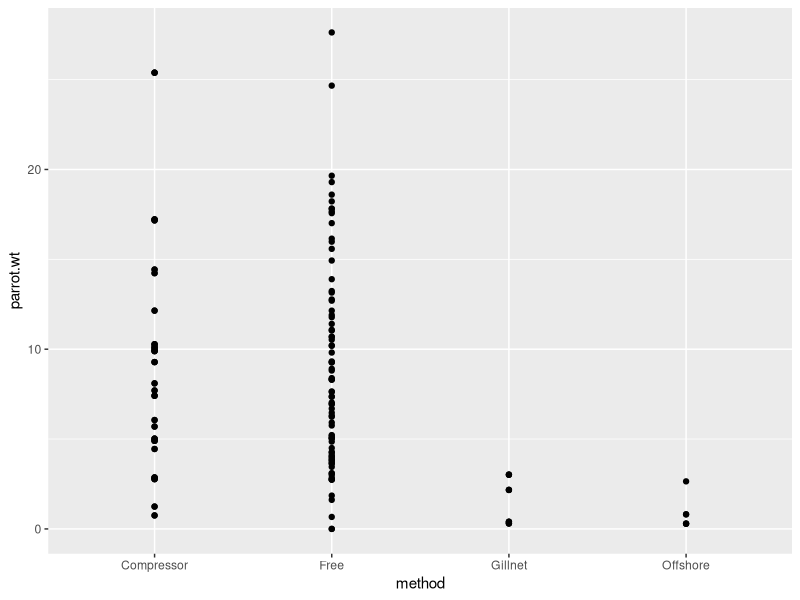
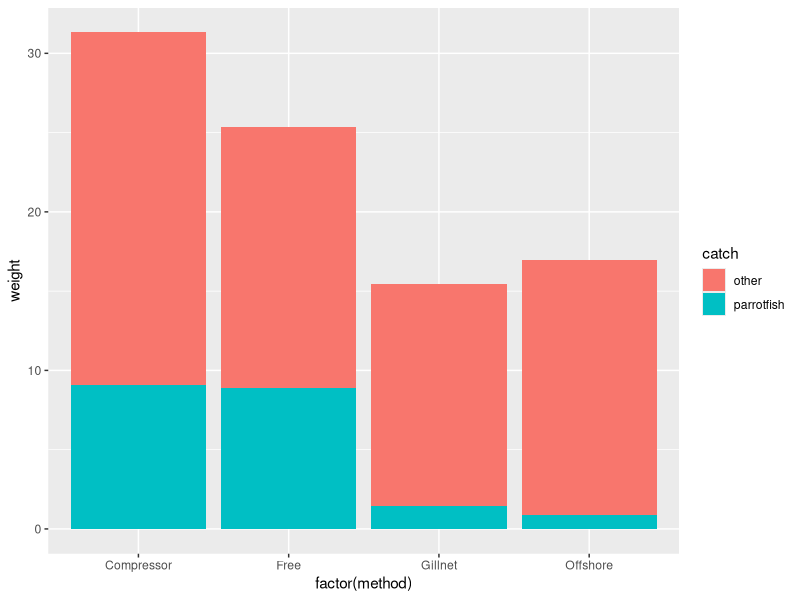

The R source for these figures, in order:
## ---- chunk 1
library(dplyr)
library(ggplot2)
library(tidyr)
## ---- chunk 2
cdata <- read.csv("catch_data.csv")

names(cdata) <- names(cdata) %>% make.names() %>% tolower()
names(cdata) <- gsub("number", "n", names(cdata))
names(cdata) <- gsub("weight","wt", names(cdata))
names(cdata) <- gsub("x1st","first", names(cdata))
names(cdata) <- gsub("x2nd","second", names(cdata))
names(cdata) <- gsub("x3rd","third", names(cdata))

cdata <- cdata %>% filter(year!="2012", method!="Trunk") %>%
  select(-c(date,day,video.or.photo,notes)) %>% 
  mutate_at(vars(first.wt:other.n), funs (./n.fishers)) %>% # divide catch by number of fishers
  uncount(n.fishers) %>% # duplicate rows based on number of fishers
  mutate(
    total.wt.inv=(first.wt+second.wt+third.wt+lionfish.wt+lobster.large.wt+lobster.small.wt+octopus.wt+crab.wt+eel.wt), 
    total.wt=(first.wt+second.wt+third.wt), 
    parrot.wt=(second.n.parrotfish/second.n*second.wt+third.n.parrotfish/third.n*third.wt), 
    parrot.prop=(parrot.wt/total.wt))
## ---- chunk 3
# not explicitly including lobster, etc. in total weights (check with Tyler)
parrot.wt_gear <- cdata %>% group_by(method) %>% summarise(parrotfish=mean(parrot.wt,na.rm=TRUE),other=mean(total.wt, na.rm=TRUE)) %>% gather("catch", "weight", 2:3)
## ---- chunk 4
ggplot(cdata, aes(x=method, y=parrot.wt))+
  geom_point()
## ---- chunk 5
ggplot(parrot.wt_gear, aes(factor(method), weight, fill=catch)) +
  geom_bar(stat = "identity")
